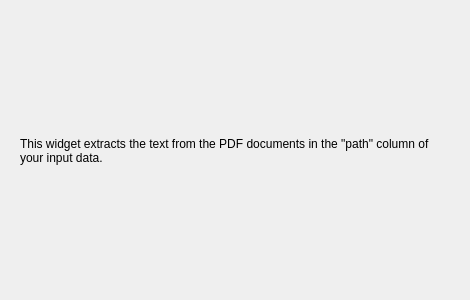
<?xml version="1.0" encoding="UTF-8"?>
<ui version="4.0">
 <class>Form</class>
 <widget class="QWidget" name="Form">
  <property name="geometry">
   <rect>
    <x>0</x>
    <y>0</y>
    <width>470</width>
    <height>300</height>
   </rect>
  </property>
  <property name="windowTitle">
   <string>Form</string>
  </property>
  <widget class="QLabel" name="Description">
   <property name="geometry">
    <rect>
     <x>20</x>
     <y>20</y>
     <width>431</width>
     <height>261</height>
    </rect>
   </property>
   <property name="text">
    <string>This widget extracts the text from the PDF documents in the "path" column of your input data.</string>
   </property>
   <property name="textFormat">
    <enum>Qt::AutoText</enum>
   </property>
   <property name="alignment">
    <set>Qt::AlignLeading|Qt::AlignLeft|Qt::AlignVCenter</set>
   </property>
   <property name="wordWrap">
    <bool>true</bool>
   </property>
  </widget>
 </widget>
 <resources/>
 <connections/>
</ui>
